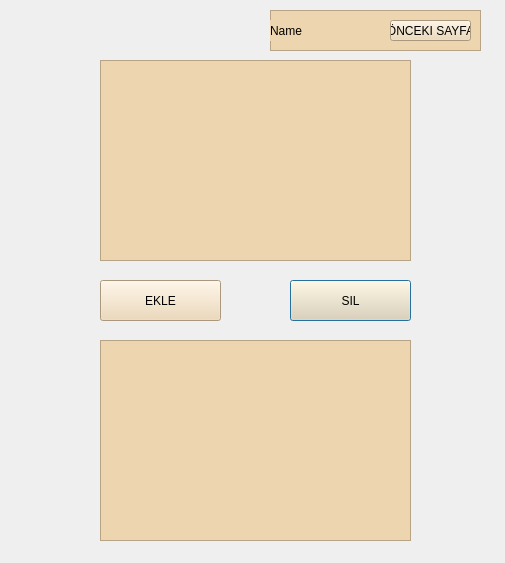
<?xml version="1.0" encoding="UTF-8"?>
<ui version="4.0">
 <class>Dialog</class>
 <widget class="QDialog" name="Dialog">
  <property name="geometry">
   <rect>
    <x>0</x>
    <y>0</y>
    <width>505</width>
    <height>563</height>
   </rect>
  </property>
  <property name="windowTitle">
   <string>BEĞENDIĞINIZ YIYECEKLERI</string>
  </property>
  <widget class="QPushButton" name="sil">
   <property name="geometry">
    <rect>
     <x>290</x>
     <y>280</y>
     <width>121</width>
     <height>41</height>
    </rect>
   </property>
   <property name="toolTip">
    <string>Artık sevmediğiniz yiyecekleri aşağıdaki tablodan çıkarın.</string>
   </property>
   <property name="styleSheet">
    <string notr="true">background-color: rgb(237, 213, 175);</string>
   </property>
   <property name="text">
    <string>SIL</string>
   </property>
  </widget>
  <widget class="QPushButton" name="ekle">
   <property name="geometry">
    <rect>
     <x>100</x>
     <y>280</y>
     <width>121</width>
     <height>41</height>
    </rect>
   </property>
   <property name="toolTip">
    <string>Yukarıdaki tablodan beğendiğiniz yiyecekleri ekleyin.</string>
   </property>
   <property name="styleSheet">
    <string notr="true">background-color: rgb(237, 213, 175);</string>
   </property>
   <property name="text">
    <string>EKLE</string>
   </property>
  </widget>
  <widget class="QTableWidget" name="food_table">
   <property name="geometry">
    <rect>
     <x>100</x>
     <y>60</y>
     <width>311</width>
     <height>201</height>
    </rect>
   </property>
   <property name="toolTip">
    <string>Tekrarlanan yiyecekleri bir kez seçmek yeterlidir.</string>
   </property>
   <property name="styleSheet">
    <string notr="true">background-color: rgb(237, 213, 175);</string>
   </property>
  </widget>
  <widget class="QTableWidget" name="goodFood">
   <property name="geometry">
    <rect>
     <x>100</x>
     <y>340</y>
     <width>311</width>
     <height>201</height>
    </rect>
   </property>
   <property name="styleSheet">
    <string notr="true">background-color: rgb(237, 213, 175);</string>
   </property>
  </widget>
  <widget class="QFrame" name="frame">
   <property name="geometry">
    <rect>
     <x>270</x>
     <y>10</y>
     <width>211</width>
     <height>41</height>
    </rect>
   </property>
   <property name="styleSheet">
    <string notr="true">background-color: rgb(237, 213, 175);</string>
   </property>
   <property name="frameShape">
    <enum>QFrame::StyledPanel</enum>
   </property>
   <property name="frameShadow">
    <enum>QFrame::Raised</enum>
   </property>
   <widget class="QLabel" name="name">
    <property name="geometry">
     <rect>
      <x>0</x>
      <y>10</y>
      <width>111</width>
      <height>21</height>
     </rect>
    </property>
    <property name="styleSheet">
     <string notr="true">font: 75 10pt &quot;MS Shell Dlg 2&quot;;
background-color: rgb(237, 213, 175);</string>
    </property>
    <property name="text">
     <string>Name</string>
    </property>
   </widget>
   <widget class="QPushButton" name="back">
    <property name="geometry">
     <rect>
      <x>120</x>
      <y>10</y>
      <width>81</width>
      <height>21</height>
     </rect>
    </property>
    <property name="styleSheet">
     <string notr="true">font: 75 8pt &quot;MS Shell Dlg 2&quot;;
background-color: rgb(237, 213, 175);

</string>
    </property>
    <property name="text">
     <string>ÖNCEKI SAYFA</string>
    </property>
   </widget>
  </widget>
  <widget class="QLabel" name="label">
   <property name="geometry">
    <rect>
     <x>-10</x>
     <y>-40</y>
     <width>731</width>
     <height>631</height>
    </rect>
   </property>
   <property name="text">
    <string/>
   </property>
   <property name="pixmap">
    <pixmap>Images.qrc/OIG6.jpg</pixmap>
   </property>
  </widget>
  <zorder>label</zorder>
  <zorder>sil</zorder>
  <zorder>ekle</zorder>
  <zorder>food_table</zorder>
  <zorder>goodFood</zorder>
  <zorder>frame</zorder>
 </widget>
 <resources>
  <include location="Images.qrc/a.qrc"/>
 </resources>
 <connections/>
</ui>
